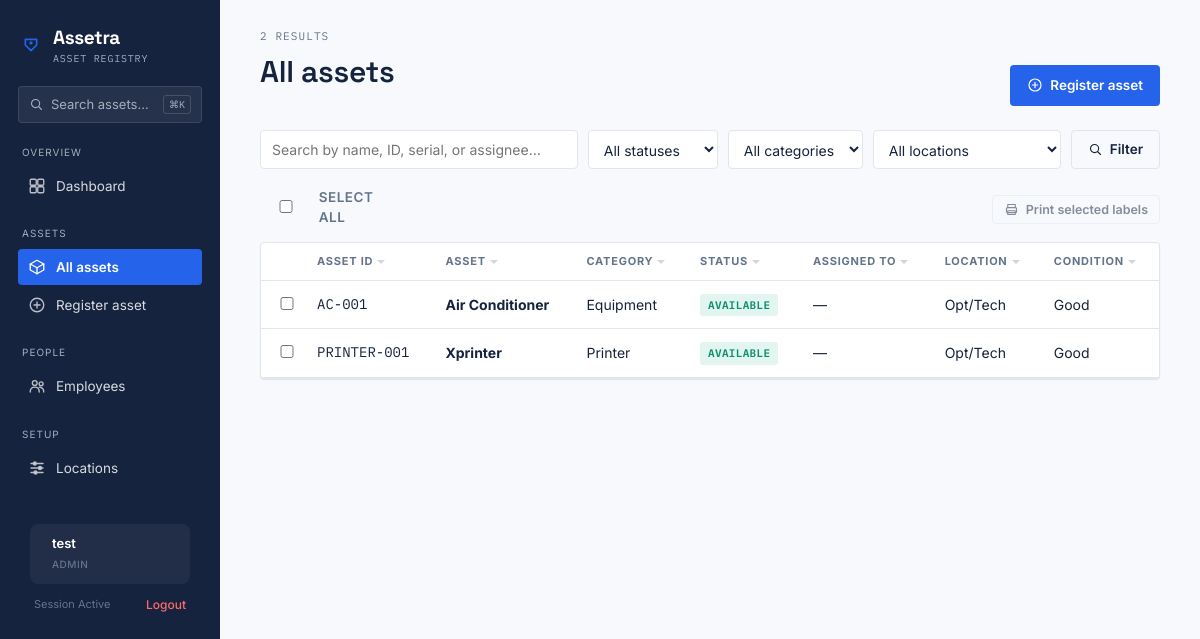
The page /assets (signed in) on the database its author committed.
### tables this page shows
CREATE TABLE accounts (
    id              INTEGER PRIMARY KEY AUTOINCREMENT,
    username        TEXT NOT NULL UNIQUE,
    role            TEXT NOT NULL DEFAULT 'user',  -- superadmin | admin | user
    password_hash   TEXT NOT NULL,
    is_active       INTEGER NOT NULL DEFAULT 1,
    created_at      TEXT NOT NULL DEFAULT (datetime('now'))
);

CREATE TABLE assets (
    id                  INTEGER PRIMARY KEY AUTOINCREMENT,
    asset_tag           TEXT NOT NULL UNIQUE,      -- user-entered Asset ID, e.g. LAPTOP-001
    name                TEXT NOT NULL,
    category            TEXT NOT NULL DEFAULT 'Other',
    serial_number       TEXT,
    location_id         INTEGER,
    assigned_employee_id INTEGER,
    condition           TEXT NOT NULL DEFAULT 'Good',   -- New, Good, Fair, Poor, Damaged
    status              TEXT NOT NULL DEFAULT 'Available', -- Available, Assigned, In Repair, Retired, Lost
    purchase_date        TEXT,
    purchase_cost         REAL,
    vendor               TEXT,
    warranty_expiry       TEXT,
    notes                TEXT,
    created_at           TEXT NOT NULL DEFAULT (datetime('now')),
    updated_at           TEXT NOT NULL DEFAULT (datetime('now')),
    FOREIGN KEY (location_id) REFERENCES locations(id) ON DELETE SET NULL,
    FOREIGN KEY (assigned_employee_id) REFERENCES employees(id) ON DELETE SET NULL
);

CREATE TABLE locations (
    id      INTEGER PRIMARY KEY AUTOINCREMENT,
    name    TEXT NOT NULL UNIQUE
);

### app.py (the view, shortened to what this page needs)
@app.route("/assets")
@require()
def asset_list():
  q = request.args.get("q", "").strip()
  status = request.args.get("status", "")
  category = request.args.get("category", "")
  location_id = request.args.get("location_id", "")
  conn = get_db()
  sql = """
        SELECT a.*, l.name AS location_name, e.full_name AS employee_name
        FROM assets a
        LEFT JOIN locations l ON l.id = a.location_id
        LEFT JOIN employees e ON e.id = a.assigned_employee_id
        WHERE 1=1
    """
  params = []
  if status:
    sql += " AND a.status = ?"
    params.append(status)
  if category:
    sql += " AND a.category = ?"
    params.append(category)
  if location_id:
    sql += " AND a.location_id = ?"
    params.append(location_id)
  sql += " ORDER BY a.updated_at DESC"
  assets = conn.execute(sql, params).fetchall()
  locations, employees = get_lookup_lists(conn)
  conn.close()
  return render_template(
      "asset_list.html",
      assets=assets,
      q=q,
      status=status,
      category=category,
      location_id=location_id,
      statuses=STATUSES,
      categories=CATEGORIES,
      locations=locations,
  )

### app.py (called while the page is built)
def can(role, action):
  perms = PERMISSIONS.get(role, set())
  return "*" in perms or action in perms

def current_account():
  uid = session.get("uid")
  if not uid:
    return None
  conn = get_db()
  acc = conn.execute("SELECT * FROM accounts WHERE id = ?", (uid,)).fetchone()
  conn.close()
  return acc if acc and acc["is_active"] else None

def require(action=None):
  def decorator(fn):
    from functools import wraps
    @wraps(fn)
    def wrapper(*args, **kwargs):
      acc = current_account()
      if not acc:
        return redirect(url_for("login"))
      if action and not can(acc["role"], action):
        flash("You don't have permission to do that.", "error")
        return redirect(url_for("dashboard"))
      g.account = acc
      return fn(*args, **kwargs)
    return wrapper
  return decorator

@app.context_processor
def inject_globals():
  acc = current_account()
  return {"current_year": datetime.now().year, "me": acc, "can": can}

def get_lookup_lists(conn):
  locations = conn.execute("SELECT * FROM locations ORDER BY name").fetchall()
  employees = conn.execute(
      "SELECT * FROM employees WHERE active = 1 ORDER BY full_name"
  ).fetchall()
  return locations, employees

### db.py (called while the page is built)
def get_db():
    os.makedirs(os.path.dirname(DB_PATH), exist_ok=True)
    conn = sqlite3.connect(DB_PATH)
    conn.row_factory = sqlite3.Row
    conn.execute("PRAGMA foreign_keys = ON")
    return conn

### templates/asset_list.html (shortened to what this page needs)
{% extends "base.html" %}
{% block content %}
{% from "_icons.html" import icon %}
<div class="page-head">
  <div>
    <div class="eyebrow">{{ assets|length }} result{{ 's' if assets|length != 1 }}</div>
    <h1>All assets</h1>
  </div>
  <a href="{{ url_for('asset_new') }}" class="btn btn-accent">{{ icon('plus-circle', 16) }}Register asset</a>
</div>
<form class="search-bar" method="get">
  <input type="text" name="q" value="{{ q }}" placeholder="Search by name, ID, serial, or assignee…">
  <select name="status">
    <option value="">All statuses</option>
  </select>
  <select name="category">
    <option value="">All categories</option>
  </select>
  <select name="location_id">
    <option value="">All locations</option>
  </select>
  <button class="btn btn-ghost" type="submit">{{ icon('search', 15) }}Filter</button>
</form>
{% if assets %}
<form id="batch-form" method="get" action="{{ url_for('asset_labels_batch') }}">
  <div style="display:flex; align-items:center; justify-content:space-between; margin-bottom:10px;">
    <label style="display:flex; align-items:center; gap:8px; font-size:13.5px; color:var(--steel);">
      <input type="checkbox" id="select-all"> Select all
    </label>
    <button type="submit" class="btn btn-ghost btn-sm" id="print-selected" disabled>{{ icon('printer', 15) }}Print selected labels</button>
  </div>
  <div class="card table-wrap" style="padding:0;">
    <table data-sortable>
      <thead>
        <tr>
          <th style="width:34px;"></th>
          <th data-key="tag">Asset ID</th><th data-key="name">Asset</th><th data-key="category">Category</th><th data-key="status">Status</th>
          <th data-key="assignee">Assigned to</th><th data-key="location">Location</th><th data-key="condition">Condition</th>
        </tr>
      </thead>
      <tbody>
        {% for a in assets %}
        <tr>
          <td onclick="event.stopPropagation();"><input type="checkbox" class="row-check" name="ids" value="{{ a.id }}"></td>
          <td class="mono" onclick="location.href='{{ url_for('asset_detail', asset_id=a.id) }}'" style="cursor:pointer;">{{ a.asset_tag }}</td>
          <td onclick="location.href='{{ url_for('asset_detail', asset_id=a.id) }}'" style="cursor:pointer;"><strong>{{ a.name }}</strong></td>
          <td onclick="location.href='{{ url_for('asset_detail', asset_id=a.id) }}'" style="cursor:pointer;">{{ a.category }}</td>
          <td onclick="location.href='{{ url_for('asset_detail', asset_id=a.id) }}'" style="cursor:pointer;"><span class="badge badge-{{ a.status|lower|replace(' ','-') }}">{{ a.status }}</span></td>
          <td onclick="location.href='{{ url_for('asset_detail', asset_id=a.id) }}'" style="cursor:pointer;">{{ a.employee_name or '—' }}</td>
          <td onclick="location.href='{{ url_for('asset_detail', asset_id=a.id) }}'" style="cursor:pointer;">{{ a.location_name or '—' }}</td>
          <td onclick="location.href='{{ url_for('asset_detail', asset_id=a.id) }}'" style="cursor:pointer;">{{ a.condition }}</td>
        </tr>
        {% endfor %}
      </tbody>
    </table>
  </div>
</form>
{% else %}
<div class="card empty-state">
  {{ icon('inbox', 34) }}
  <h3>No assets match this search</h3>
  <p>Try clearing filters, or register a new asset to get started.</p>
</div>
{% endif %}
{% endblock %}

### templates/base.html (shortened to what this page needs)
<!DOCTYPE html>
<html lang="en">
<head>
    <link rel="stylesheet" href="{{ url_for('static', filename='style.css') }}">
</head>
<body>
     {% from "_icons.html" import icon %}
    <div class="shell{% if not me %} auth-shell{% endif %}">
        {% if me %}
        <nav class="sidebar">
            <a class="brand" href="{{ url_for('dashboard') }}">
                <img src="{{ url_for('static', filename='favicon.svg') }}" alt="" width="26" height="26">
                <div>
                    <span class="brand-name">Assetra</span>
                    <span class="brand-tag">Asset Registry</span>
                </div>
            </a>
            <div class="quick-search">
                {{ icon('search', 15) }}
                <input id="quick-search" type="text" placeholder="Search assets…" autocomplete="off">
                <kbd>⌘K</kbd>
            </div>
            <div class="nav-section">
                <div class="nav-label">Overview</div>
                <a class="nav-link {{ 'active' if request.endpoint == 'dashboard' }}" href="{{ url_for('dashboard') }}">{{ icon('grid') }}<span>Dashboard</span></a>
            </div>
            <div class="nav-section">
                <div class="nav-label">Assets</div>
                <a class="nav-link {{ 'active' if request.endpoint == 'asset_list' }}" href="{{ url_for('asset_list') }}">{{ icon('box') }}<span>All assets</span></a>
                <a class="nav-link {{ 'active' if request.endpoint == 'asset_new' }}" href="{{ url_for('asset_new') }}">{{ icon('plus-circle') }}<span>Register asset</span></a>
            </div>
            <div class="nav-section">
                <div class="nav-label">People</div>
                <a class="nav-link {{ 'active' if request.endpoint == 'employees' }}" href="{{ url_for('employees') }}">{{ icon('users') }}<span>Employees</span></a>
            </div>
            <div class="nav-section">
                <div class="nav-label">Setup</div>
                <a class="nav-link {{ 'active' if request.endpoint == 'settings' }}" href="{{ url_for('settings') }}">{{ icon('sliders') }}<span>Locations</span></a>
            </div>
            <div style="margin-top: auto; padding: 16px 12px; border-top: 1px solid var(--border);">
                <a href="{{ url_for('user_settings') }}" class="nav-link {{ 'active' if request.endpoint == 'user_settings' }}" style="display: flex; align-items: center; margin-bottom: 12px; padding: 10px 12px; border-radius: 8px; background: rgba(255, 255, 255, 0.05); border: 1px solid var(--border);">
                    <div style="flex: 1; overflow: hidden; margin-left: 10px;">
                        <div style="font-weight: 600; font-size: 13px; color: #ffffff; white-space: nowrap; overflow: hidden; text-overflow: ellipsis;">{{ me.username }}</div>
                        <span style="font-size: 10px; color: var(--steel); text-transform: uppercase; font-weight: 500; letter-spacing: 0.5px;">{{ me.role }}</span>
                    </div>
                </a>
                <div style="display: flex; align-items: center; justify-content: space-between; padding: 0 4px;">
                    <span style="font-size: 11px; color: var(--steel);">Session Active</span>
                    <a href="{{ url_for('logout') }}" title="Logout" style="color: #ff6b6b; display: flex; align-items: center; gap: 4px; font-size: 12px; text-decoration: none; font-weight: 500;">
                        {{ icon('log-out', 14) }} Logout
                    </a>
                </div>
            </div>
        </nav>
        {% endif %}
        <main class="main" {% if not me %}style="max-width: 100%; margin: 0; padding: 0; width: 100%; display: flex; align-items: center; justify-content: center;" {% endif %}>
             {% block content %}{% endblock %}
        </main>
    </div>
</body>
</html>

### templates/_icons.html
{% macro icon(name, size=18) %}
{%- if name == 'grid' -%}
<svg width="{{size}}" height="{{size}}" viewBox="0 0 24 24" fill="none" stroke="currentColor" stroke-width="1.8" stroke-linecap="round" stroke-linejoin="round"><rect x="3" y="3" width="8" height="8" rx="1.5"/><rect x="13" y="3" width="8" height="8" rx="1.5"/><rect x="3" y="13" width="8" height="8" rx="1.5"/><rect x="13" y="13" width="8" height="8" rx="1.5"/></svg>
{%- elif name == 'box' -%}
<svg width="{{size}}" height="{{size}}" viewBox="0 0 24 24" fill="none" stroke="currentColor" stroke-width="1.8" stroke-linecap="round" stroke-linejoin="round"><path d="M21 8 L12 3 L3 8 V16 L12 21 L21 16 Z"/><path d="M3 8 L12 13 L21 8"/><path d="M12 13 V21"/></svg>
{%- elif name == 'plus-circle' -%}
<svg width="{{size}}" height="{{size}}" viewBox="0 0 24 24" fill="none" stroke="currentColor" stroke-width="1.8" stroke-linecap="round" stroke-linejoin="round"><circle cx="12" cy="12" r="9"/><path d="M12 8 V16 M8 12 H16"/></svg>
{%- elif name == 'users' -%}
<svg width="{{size}}" height="{{size}}" viewBox="0 0 24 24" fill="none" stroke="currentColor" stroke-width="1.8" stroke-linecap="round" stroke-linejoin="round"><circle cx="9" cy="8" r="3.2"/><path d="M3 20 C3 15.6 5.7 13.5 9 13.5 C12.3 13.5 15 15.6 15 20"/><circle cx="17.5" cy="9" r="2.6"/><path d="M15 13.6 C18.2 13.9 21 15.9 21 20"/></svg>
{%- elif name == 'sliders' -%}
<svg width="{{size}}" height="{{size}}" viewBox="0 0 24 24" fill="none" stroke="currentColor" stroke-width="1.8" stroke-linecap="round" stroke-linejoin="round"><path d="M4 6 H20 M4 12 H20 M4 18 H20"/><circle cx="9" cy="6" r="2" fill="var(--paper,#f6f5f1)"/><circle cx="16" cy="12" r="2" fill="var(--paper,#f6f5f1)"/><circle cx="10" cy="18" r="2" fill="var(--paper,#f6f5f1)"/></svg>
{%- elif name == 'search' -%}
<svg width="{{size}}" height="{{size}}" viewBox="0 0 24 24" fill="none" stroke="currentColor" stroke-width="1.8" stroke-linecap="round" stroke-linejoin="round"><circle cx="10.5" cy="10.5" r="6.5"/><path d="M20 20 L15.2 15.2"/></svg>
{%- elif name == 'x' -%}
<svg width="{{size}}" height="{{size}}" viewBox="0 0 24 24" fill="none" stroke="currentColor" stroke-width="2" stroke-linecap="round"><path d="M6 6 L18 18 M18 6 L6 18"/></svg>
{%- elif name == 'printer' -%}
<svg width="{{size}}" height="{{size}}" viewBox="0 0 24 24" fill="none" stroke="currentColor" stroke-width="1.8" stroke-linecap="round" stroke-linejoin="round"><path d="M6 9 V4 H18 V9"/><rect x="4" y="9" width="16" height="8" rx="1.5"/><path d="M6 14 H18 V20 H6 Z"/></svg>
{%- elif name == 'download' -%}
<svg width="{{size}}" height="{{size}}" viewBox="0 0 24 24" fill="none" stroke="currentColor" stroke-width="1.8" stroke-linecap="round" stroke-linejoin="round"><path d="M12 3 V15 M7 10 L12 15 L17 10"/><path d="M4 19 H20"/></svg>
{%- elif name == 'chevron-up' -%}
<svg width="{{size}}" height="{{size}}" viewBox="0 0 24 24" fill="none" stroke="currentColor" stroke-width="2" stroke-linecap="round" stroke-linejoin="round"><path d="M6 15 L12 9 L18 15"/></svg>
{%- elif name == 'chevron-down' -%}
<svg width="{{size}}" height="{{size}}" viewBox="0 0 24 24" fill="none" stroke="currentColor" stroke-width="2" stroke-linecap="round" stroke-linejoin="round"><path d="M6 9 L12 15 L18 9"/></svg>
{%- elif name == 'pencil' -%}
<svg width="{{size}}" height="{{size}}" viewBox="0 0 24 24" fill="none" stroke="currentColor" stroke-width="1.8" stroke-linecap="round" stroke-linejoin="round"><path d="M4 20 L4.7 16.9 L16 5.6 A2 2 0 0 1 18.8 8.4 L7.5 19.7 Z"/><path d="M14 7.5 L16.9 10.4"/></svg>
{%- elif name == 'trash' -%}
<svg width="{{size}}" height="{{size}}" viewBox="0 0 24 24" fill="none" stroke="currentColor" stroke-width="1.8" stroke-linecap="round" stroke-linejoin="round"><path d="M5 7 H19 M9 7 V4.5 H15 V7 M7 7 L8 20 H16 L17 7"/></svg>
{%- elif name == 'inbox' -%}
<svg width="{{size}}" height="{{size}}" viewBox="0 0 24 24" fill="none" stroke="currentColor" stroke-width="1.6" stroke-linecap="round" stroke-linejoin="round"><path d="M3 12 H8 L10 15 H14 L16 12 H21"/><path d="M5.5 6 H18.5 L21 12 V18 A1.5 1.5 0 0 1 19.5 19.5 H4.5 A1.5 1.5 0 0 1 3 18 V12 Z"/></svg>
{%- elif name == 'alert' -%}
<svg width="{{size}}" height="{{size}}" viewBox="0 0 24 24" fill="none" stroke="currentColor" stroke-width="1.8" stroke-linecap="round" stroke-linejoin="round"><path d="M12 3 L22 20 H2 Z"/><path d="M12 9 V14 M12 17.2 V17.3"/></svg>
{%- elif name == 'check-circle' -%}
<svg width="{{size}}" height="{{size}}" viewBox="0 0 24 24" fill="none" stroke="currentColor" stroke-width="1.8" stroke-linecap="round" stroke-linejoin="round"><circle cx="12" cy="12" r="9"/><path d="M8 12.5 L11 15.5 L16 9"/></svg>
{%- elif name == 'wrench' -%}
<svg width="{{size}}" height="{{size}}" viewBox="0 0 24 24" fill="none" stroke="currentColor" stroke-width="1.8" stroke-linecap="round" stroke-linejoin="round"><path d="M14.7 6.3 A4 4 0 0 1 18.9 10.5 L21 12.6 L18.6 15 L16.5 12.9 A4 4 0 0 1 12.3 9.3 L7 4 L4 7 L9.3 12.3"/><path d="M4 20 L9 15"/></svg>
{%- endif -%}
{% endmacro %}

### rows shown on the page
accounts: username "test", role "ADMIN"
assets: asset_tag "AC-001", name "Air Conditioner", category "Equipment", status "AVAILABLE", employee_name "—", name "Opt/Tech", condition "Good"
assets: asset_tag "PRINTER-001", name "Xprinter", category "Printer", status "AVAILABLE", employee_name "—", name "Opt/Tech", condition "Good"

### other values the page prints
{{ assets|length }} "2"
{{ 's' if assets|length != 1 }} "S"
